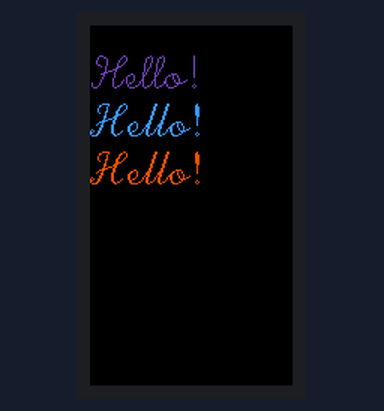
Bench run of a program on a simulated ESP32 board running MicroPython. Shown: 135×240 colour display. Random numbers come from a fixed seed; the interpreter's speed is modelled, so counts of loop turns are approximate.

Above: at 0.67 s.
At 2.85 s:
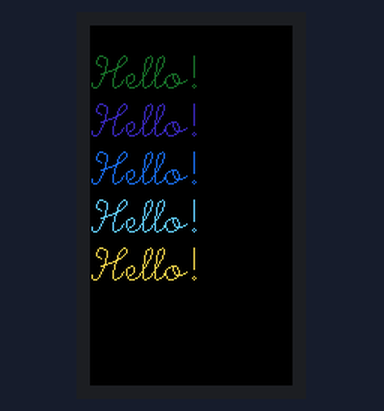
At 5.01 s:
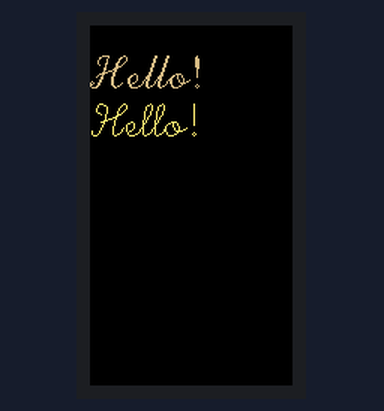
At 7.82 s:
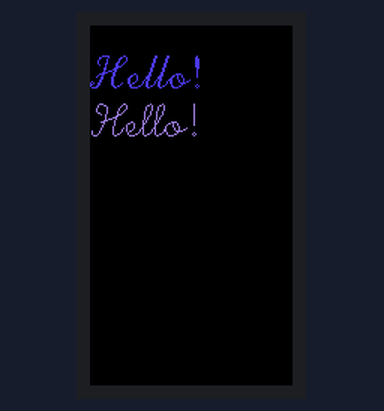
At 11.2 s:
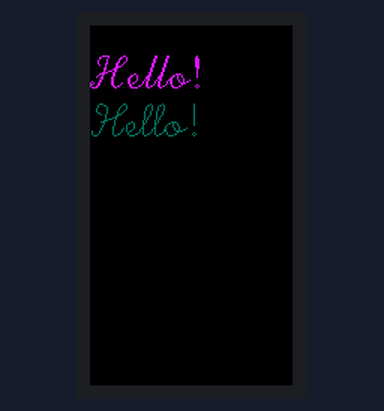
At 21.35 s:
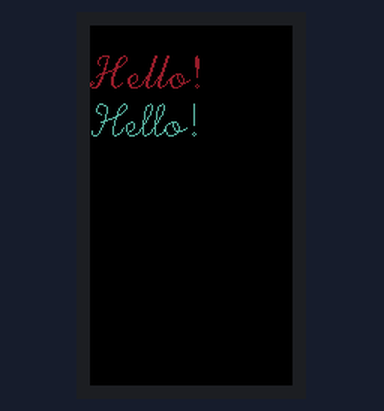

The program:

pyhello.py
```python
import sys
import time
import machine
import st7789py as st7789
import uos
import random

v = '1.1'

sys.path.append('/pyfonts')
# import astrol
# import cyrilc
# import gotheng
#import gothger
#import gothita
""" import greeks
import italicc
import italiccs
import meteo
import music
import romanc
import romancs
import romand
import romanp
import romans
import romant
"""
import scriptc
import scripts

import pytext
"""
fonts = [astrol, cyrilc, gotheng, greeks, italicc, italiccs,
         italiccs, meteo, music, romanc,
         romancs, romand, romanp, romans,
         romant, scriptc, scripts]
"""
fonts = [scriptc, scripts]


def pick_item(sequence):
    div = 0x3fffffff // len(sequence)
    return sequence[random.getrandbits(30) // div]

bl = machine.Pin(4, machine.Pin.OUT)
bl.value(1)

spi = machine.SPI(
    2,
    baudrate=30000000,
    polarity=1,
    phase=1,
    sck=machine.Pin(18),
    mosi=machine.Pin(19))

display = st7789.ST7789(
    spi, 135, 240,
    reset=machine.Pin(23, machine.Pin.OUT),
    cs=machine.Pin(5, machine.Pin.OUT),
    dc=machine.Pin(16, machine.Pin.OUT))

display.init()
display.fill(st7789.BLACK)

row = 0
again = True
while again:
    color = st7789.color565(
        random.getrandbits(8),
        random.getrandbits(8),
        random.getrandbits(8))

    row += 32

    pytext.text(display, pick_item(fonts), "Hello!", row, 0, color)

    if row > 192:
        display.fill(st7789.BLACK)
        row = 0
```

pytext.py
```python
# (licence header left out)
v = '1.1'

import st7789py as st7789

def text(display, font, message, row=32, column=0, color=st7789.WHITE):
    '''
    Write `text` on `display` starting on `row` stating in `column` using
    `font` in `color`

    Args:
        display: The display device to write on
        font: The pyfont module to use
        message: The message to write
        row: Row to start at, defaults to 32
        column: Column to start at, defaults to 0
        color: The color to write in
    '''
    from_x = to_x = pos_x = column
    from_y = to_y = pos_y = row

    for char in [ord(char) for char in message]:
        penup = True
        if 32 <= char <= 127:
            data = bytearray(font.get_ch(char))
            length = data[0]
            left = data[1] - 0x52
            right = data[2] - 0x52
            width = right - left

            for vect in range (3, len(data), 2):
                vector_x = data[vect] - 0x52
                vector_y = data[vect+1] - 0x52

                if vector_x == -50:
                    penup = True
                    continue

                if not vect or penup:
                    from_x = pos_x + vector_x - left
                    from_y = pos_y + vector_y
                else:
                    to_x = pos_x + vector_x - left
                    to_y = pos_y + vector_y

                    display.line(from_x, from_y, to_x, to_y, color)

                    from_x = to_x
                    from_y = to_y
                penup = False

            pos_x += width
```
